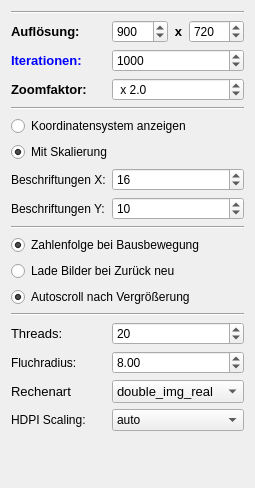
         <widget class="QWidget" name="tab">
          <attribute name="title">
           <string>⚙Settings</string>
          </attribute>
          <layout class="QFormLayout" name="formLayout_2">
           <item row="0" column="0" colspan="2">
            <widget class="Line" name="line_7">
             <property name="orientation">
              <enum>Qt::Horizontal</enum>
             </property>
            </widget>
           </item>
           <item row="1" column="0">
            <widget class="QLabel" name="label_3">
             <property name="font">
              <font>
               <pointsize>10</pointsize>
               <bold>true</bold>
              </font>
             </property>
             <property name="text">
              <string>Auflösung:</string>
             </property>
            </widget>
           </item>
           <item row="1" column="1">
            <layout class="QHBoxLayout" name="horizontalLayout">
             <item>
              <widget class="QSpinBox" name="spinBoxW">
               <property name="sizePolicy">
                <sizepolicy hsizetype="Minimum" vsizetype="Fixed">
                 <horstretch>0</horstretch>
                 <verstretch>0</verstretch>
                </sizepolicy>
               </property>
               <property name="maximum">
                <number>9999</number>
               </property>
               <property name="value">
                <number>900</number>
               </property>
              </widget>
             </item>
             <item>
              <widget class="QLabel" name="label_11">
               <property name="sizePolicy">
                <sizepolicy hsizetype="Fixed" vsizetype="Fixed">
                 <horstretch>0</horstretch>
                 <verstretch>0</verstretch>
                </sizepolicy>
               </property>
               <property name="font">
                <font>
                 <pointsize>10</pointsize>
                 <bold>true</bold>
                </font>
               </property>
               <property name="text">
                <string>x</string>
               </property>
               <property name="alignment">
                <set>Qt::AlignCenter</set>
               </property>
              </widget>
             </item>
             <item>
              <widget class="QSpinBox" name="spinBoxH">
               <property name="maximum">
                <number>9999</number>
               </property>
               <property name="value">
                <number>720</number>
               </property>
              </widget>
             </item>
            </layout>
           </item>
           <item row="2" column="0">
            <widget class="QLabel" name="label_6">
             <property name="font">
              <font>
               <pointsize>10</pointsize>
               <bold>true</bold>
              </font>
             </property>
             <property name="styleSheet">
              <string notr="true">color: rgb(0, 0, 255);</string>
             </property>
             <property name="text">
              <string>Iterationen:</string>
             </property>
            </widget>
           </item>
           <item row="2" column="1">
            <widget class="QSpinBox" name="spinBoxMaxIterations">
             <property name="minimum">
              <number>0</number>
             </property>
             <property name="maximum">
              <number>999999</number>
             </property>
             <property name="value">
              <number>1000</number>
             </property>
            </widget>
           </item>
           <item row="3" column="0">
            <widget class="QLabel" name="label_4">
             <property name="font">
              <font>
               <pointsize>10</pointsize>
               <bold>true</bold>
              </font>
             </property>
             <property name="text">
              <string>Zoomfaktor:</string>
             </property>
            </widget>
           </item>
           <item row="3" column="1">
            <widget class="QDoubleSpinBox" name="spinBox_zoom">
             <property name="prefix">
              <string> x </string>
             </property>
             <property name="decimals">
              <number>1</number>
             </property>
             <property name="minimum">
              <double>-99999.000000000000000</double>
             </property>
             <property name="maximum">
              <double>99999.000000000000000</double>
             </property>
             <property name="value">
              <double>2.000000000000000</double>
             </property>
            </widget>
           </item>
           <item row="4" column="0" colspan="2">
            <widget class="Line" name="line_3">
             <property name="orientation">
              <enum>Qt::Horizontal</enum>
             </property>
            </widget>
           </item>
           <item row="5" column="0" colspan="2">
            <widget class="QRadioButton" name="radioButtonKoords">
             <property name="text">
              <string>Koordinatensystem anzeigen</string>
             </property>
             <property name="autoExclusive">
              <bool>false</bool>
             </property>
            </widget>
           </item>
           <item row="6" column="0" colspan="2">
            <widget class="QRadioButton" name="radioButtonMitBeschriftungen">
             <property name="text">
              <string>Mit Skalierung</string>
             </property>
             <property name="checked">
              <bool>true</bool>
             </property>
             <property name="autoExclusive">
              <bool>false</bool>
             </property>
            </widget>
           </item>
           <item row="7" column="0">
            <widget class="QLabel" name="label_25">
             <property name="text">
              <string>Beschriftungen X:</string>
             </property>
            </widget>
           </item>
           <item row="7" column="1">
            <widget class="QSpinBox" name="spinBoxBeschriftungen">
             <property name="value">
              <number>16</number>
             </property>
            </widget>
           </item>
           <item row="8" column="0">
            <widget class="QLabel" name="label_26">
             <property name="text">
              <string>Beschriftungen Y:</string>
             </property>
            </widget>
           </item>
           <item row="8" column="1">
            <widget class="QSpinBox" name="spinBoxBeschriftungenY">
             <property name="value">
              <number>10</number>
             </property>
            </widget>
           </item>
           <item row="9" column="0" colspan="2">
            <widget class="Line" name="line_9">
             <property name="orientation">
              <enum>Qt::Horizontal</enum>
             </property>
            </widget>
           </item>
           <item row="10" column="0" colspan="2">
            <widget class="QRadioButton" name="radioButton_zahelnfolge_bei_mousemove">
             <property name="text">
              <string>Zahlenfolge bei Bausbewegung</string>
             </property>
             <property name="checked">
              <bool>true</bool>
             </property>
             <property name="autoExclusive">
              <bool>false</bool>
             </property>
            </widget>
           </item>
           <item row="11" column="0" colspan="2">
            <widget class="QRadioButton" name="radioButton_reload_at_back">
             <property name="text">
              <string>Lade Bilder bei Zurück neu</string>
             </property>
             <property name="checked">
              <bool>false</bool>
             </property>
             <property name="autoExclusive">
              <bool>false</bool>
             </property>
            </widget>
           </item>
           <item row="13" column="0" colspan="2">
            <widget class="Line" name="line_12">
             <property name="orientation">
              <enum>Qt::Horizontal</enum>
             </property>
            </widget>
           </item>
           <item row="14" column="0">
            <widget class="QLabel" name="label_5">
             <property name="font">
              <font>
               <pointsize>10</pointsize>
               <bold>false</bold>
              </font>
             </property>
             <property name="text">
              <string>Threads:</string>
             </property>
            </widget>
           </item>
           <item row="14" column="1">
            <widget class="QSpinBox" name="spinBox_threads">
             <property name="minimum">
              <number>1</number>
             </property>
             <property name="maximum">
              <number>999</number>
             </property>
             <property name="value">
              <number>20</number>
             </property>
            </widget>
           </item>
           <item row="15" column="0">
            <widget class="QLabel" name="label_15">
             <property name="text">
              <string>Fluchradius:</string>
             </property>
            </widget>
           </item>
           <item row="15" column="1">
            <widget class="QDoubleSpinBox" name="doubleSpinBoxEscapeR">
             <property name="minimum">
              <double>2.000000000000000</double>
             </property>
             <property name="maximum">
              <double>9999.989999999999782</double>
             </property>
             <property name="value">
              <double>8.000000000000000</double>
             </property>
            </widget>
           </item>
           <item row="16" column="0">
            <widget class="QLabel" name="label_10">
             <property name="font">
              <font>
               <pointsize>10</pointsize>
               <bold>false</bold>
              </font>
             </property>
             <property name="text">
              <string>Rechenart</string>
             </property>
            </widget>
           </item>
           <item row="16" column="1">
            <widget class="QComboBox" name="comboBox_precession">
             <property name="sizePolicy">
              <sizepolicy hsizetype="Preferred" vsizetype="Fixed">
               <horstretch>0</horstretch>
               <verstretch>0</verstretch>
              </sizepolicy>
             </property>
             <property name="minimumSize">
              <size>
               <width>0</width>
               <height>0</height>
              </size>
             </property>
             <property name="font">
              <font>
               <pointsize>10</pointsize>
              </font>
             </property>
             <item>
              <property name="text">
               <string>double_img_real</string>
              </property>
             </item>
             <item>
              <property name="text">
               <string>complex&lt;double&gt;</string>
              </property>
             </item>
             <item>
              <property name="text">
               <string>crazy_mode</string>
              </property>
             </item>
            </widget>
           </item>
           <item row="18" column="0" colspan="2">
            <spacer name="verticalSpacer">
             <property name="orientation">
              <enum>Qt::Vertical</enum>
             </property>
             <property name="sizeHint" stdset="0">
              <size>
               <width>20</width>
               <height>40</height>
              </size>
             </property>
            </spacer>
           </item>
           <item row="17" column="0">
            <widget class="QLabel" name="label_27">
             <property name="text">
              <string>HDPI Scaling:</string>
             </property>
            </widget>
           </item>
           <item row="17" column="1">
            <widget class="QComboBox" name="comboBox">
             <item>
              <property name="text">
               <string>auto</string>
              </property>
             </item>
             <item>
              <property name="text">
               <string>25%</string>
              </property>
             </item>
             <item>
              <property name="text">
               <string>50% HDPI</string>
              </property>
             </item>
             <item>
              <property name="text">
               <string>100% DPI</string>
              </property>
             </item>
             <item>
              <property name="text">
               <string>200%</string>
              </property>
             </item>
             <item>
              <property name="text">
               <string>400%</string>
              </property>
             </item>
            </widget>
           </item>
           <item row="12" column="0" colspan="2">
            <widget class="QRadioButton" name="radioButtonAutoScroll">
             <property name="text">
              <string>Autoscroll nach Vergrößerung</string>
             </property>
             <property name="checked">
              <bool>true</bool>
             </property>
             <property name="autoExclusive">
              <bool>false</bool>
             </property>
            </widget>
           </item>
          </layout>
         </widget>
